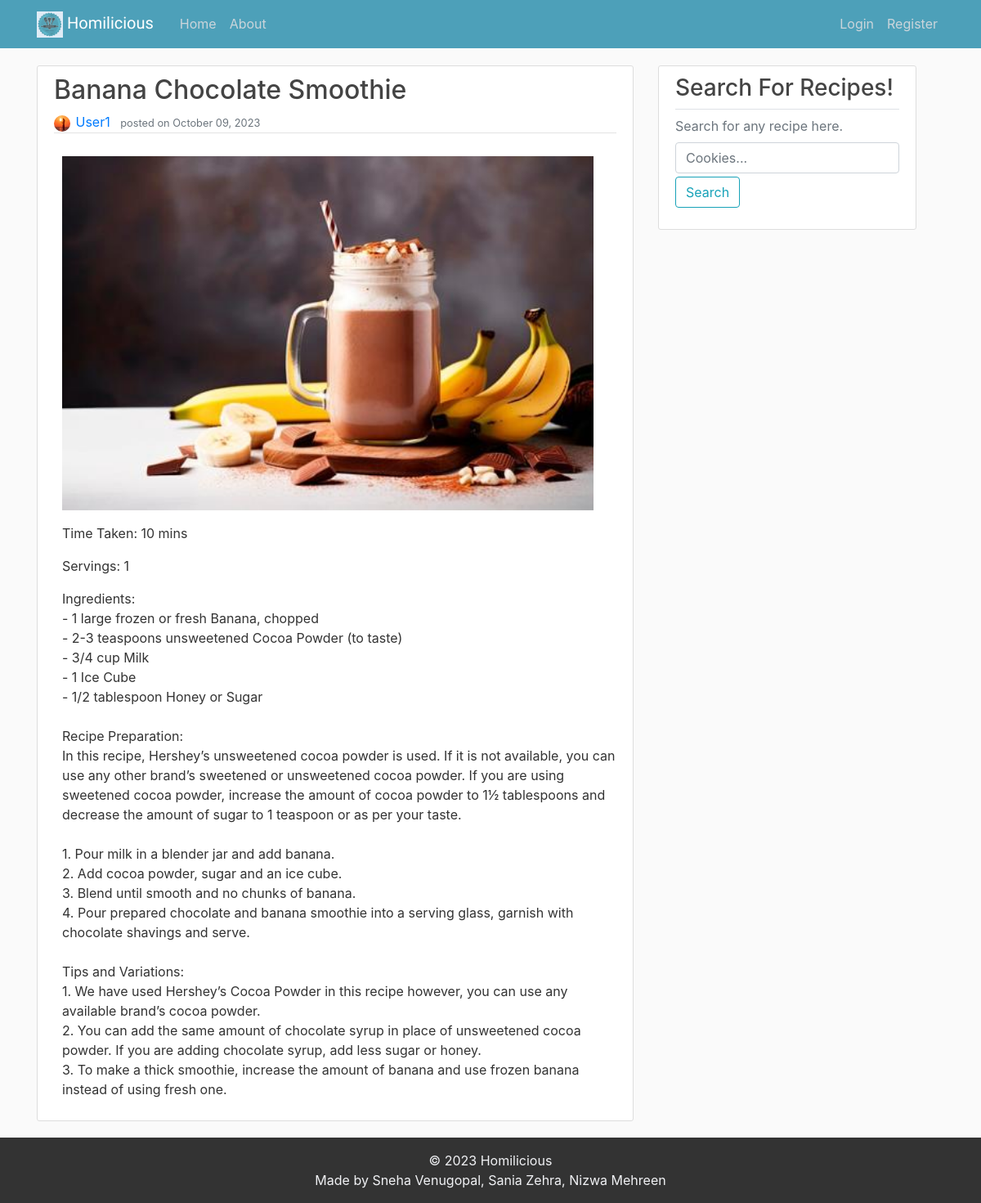
Page /recipe/1/ on the committed database.
### recipes/models.py (models this page shows, shortened)
class Recipe(models.Model):
    recipe_name = models.CharField(max_length=100)
    author = models.ForeignKey(User, on_delete=models.CASCADE)
    content = models.TextField()
    date_posted = models.DateTimeField(default=timezone.now)
    recipe_img = models.ImageField(upload_to="recipe_images")
    total_time = models.CharField(max_length=20)
    servings = models.PositiveIntegerField()

### users/models.py (models this page shows, shortened)
class Profile(models.Model):
    user = models.OneToOneField(User, on_delete=models.CASCADE)
    profile_pic = models.ImageField(default='profile_pics/default.jpg', upload_to='profile_pics')

### recipes/views.py (the view)
# urls.py: path('recipe/<int:pk>/', RecipeDetailView.as_view(), name='recipe_detail'),
class RecipeDetailView(DetailView):
    model = Recipe

### recipes/templates/recipes/recipe_detail.html (shortened to what this page needs)
{% extends "recipes/base.html" %}
{% block content %}
    <article class="media content-section">
        <div class="media-body">
        <h2 class="article-title">{{ object.recipe_name }}</h2>
        <div class="article-metadata">
            <img style="width: 20px; height: 20px;" class="smaller-image rounded-circle article-img" src="{{ recipe.author.profile.profile_pic.url }}">
            <a class="mr-2" href="#">{{ object.author }}</a>
            <small class="text-muted">posted on {{ object.date_posted|date:"F d, Y" }}</small>
        </div>
        <p class="article-content">
            <img src="{{ recipe.recipe_img.url }}" alt="Recipe Image" width="650">
        </p>
        <p class="article-content">Time Taken: {{ object.total_time }}</p>
        <p class="article-content">Servings: {{ object.servings }}</p>
        <p class="article-content">{{ object.content }}</p>
        </div>
    </article>
{% endblock content %}

### recipes/static/recipes/style.css (style rules this page uses)
body { min-height: 100vh; display: flex; flex-direction: column; background: #fafafa; color: #333333; margin-top: 5rem; }
h1, h2, h3, h4, h5, h6 { color: #444444; }
.content-section { background: #ffffff; padding: 10px 20px; border: 1px solid #dddddd; border-radius: 3px; margin-bottom: 20px; }
.article-title { color: #444444; }
.article-content { white-space: pre-line; margin-left: 10px; }
.article-img { height: 65px; width: 65px; margin-right: 2px; }
.article-metadata { padding-bottom: 1px; margin-bottom: 4px; border-bottom: 1px solid #e3e3e3 }

### rows in the picture
Recipe: recipe_name "Banana Chocolate Smoothie", author.profile.profile_pic (picture), author "User1", date_posted "October 09, 2023", recipe_img (picture), total_time "10 mins", servings "1", content "Ingredients: - 1 large frozen or fresh Banana, chopped - 2-3 teaspoons unsweetened Cocoa Powder (to taste) - 3/4 cup Milk - 1 Ice Cube - 1/2 tablespoon Honey or Sugar Recipe Preparation: In this recipe, Hershey’s unsweetened cocoa powder is used. If it is not available, you can use any other brand’s sweetened or unsweetened cocoa powder. If you are using sweetened cocoa powder, increase the amount of cocoa powder to 1½ tablespoons and decrease the amount of sugar to 1 teaspoon or as per your taste. 1. Pour milk in a blender jar and add banana. 2. Add cocoa powder, sugar and an ice cube. 3. Blend until smooth and no chunks of banana. 4. Pour prepared chocolate and banana smoothie into a…"
